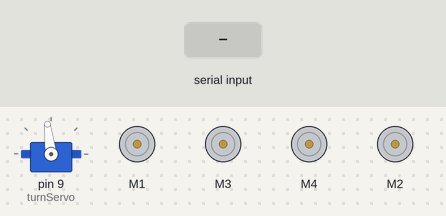
Bench run of a sketch on a simulated Arduino Uno, built with avr-gcc and run on an emulated ATmega328P. On the bench: servo, 4 × DC motor (green arrow = forward, orange = backward, longer = faster). The test bench sets the inputs (shaded band).

Above: at 1.2 s.
1.3 s: "w" received over the second serial link
At 2.4 s:
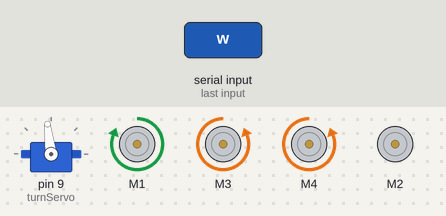
2.8 s: "a" received over the second serial link
At 3.6 s:
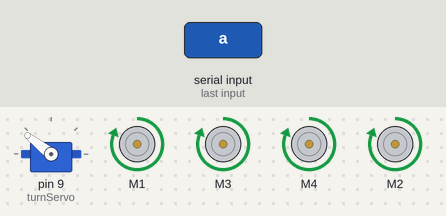
4.3 s: "s" received over the second serial link
At 4.7 s:
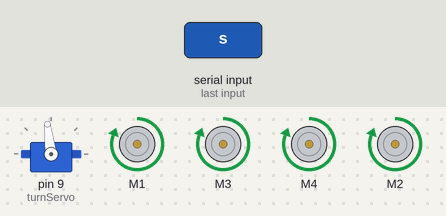
5.8 s: "d" received over the second serial link
At 7.0 s:
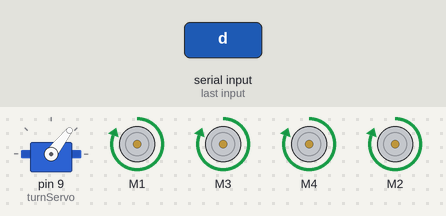
7.3 s: "q" received over the second serial link
At 8.2 s:
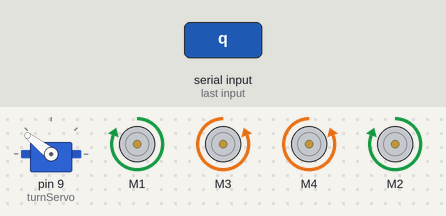
8.8 s: "e" received over the second serial link
At 9.3 s:
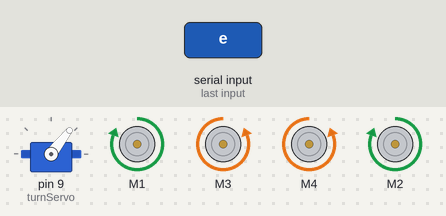
Timing chart, 0 to 11.3 s (numbered marks = the images above; inputs shaded):
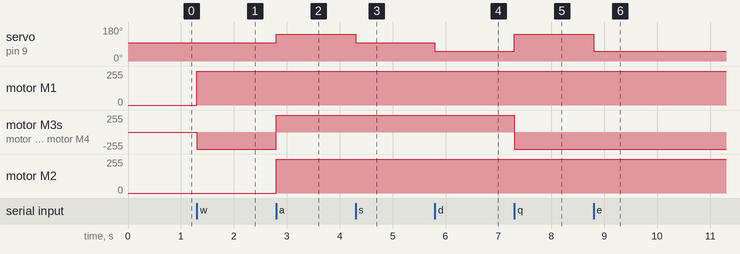

The sketch:

hackathon_arduino.ino
```cpp
#include <AFMotor.h>
#include <SoftwareSerial.h>
#include <Servo.h>

SoftwareSerial HC06(10, 11);
AF_DCMotor leftMotor(3);
AF_DCMotor rightMotor(4);
AF_DCMotor frontLights(1);
AF_DCMotor backLights(2);
Servo turnServo;
int midPos = 97;

void setup() {
  HC06.begin(9600);
  turnServo.attach(9);
  turnServo.write(midPos);
}

void loop() {

  if (HC06.available() > 0) {
    char receive = HC06.read();
    if (receive == 'w') {
      forward();
    }
    if (receive == 'a') {
      turnLeftBackward();
    }
    if (receive == 's') {
      backward();
    }
    if (receive == 'd') {
      turnRightBackward();
    }
    if (receive == 'q') {
      turnLeftForward();
    }
    if (receive == 'e') {
      turnRightForward();
    }
    if (receive == 'z') {
      kill();
    }
  }
}

void kill() {
  frontLights.run(RELEASE);
  backLights.run(RELEASE);
  leftMotor.run(RELEASE);
  rightMotor.run(RELEASE);
  turnServo.write(midPos);
}

void backward() {
  backLights.setSpeed(255);
  backLights.run(FORWARD);
  turnServo.write(midPos);
  leftMotor.setSpeed(255);
  rightMotor.setSpeed(255);
  rightMotor.run(FORWARD);
  leftMotor.run(FORWARD);
}

void forward() {
  frontLights.setSpeed(255);
  frontLights.run(FORWARD);
  turnServo.write(midPos);
  leftMotor.setSpeed(255);
  rightMotor.setSpeed(255);
  rightMotor.run(BACKWARD);
  leftMotor.run(BACKWARD);
}

void turnRightForward() {
  frontLights.setSpeed(255);
  frontLights.run(FORWARD);
  turnServo.write(midPos-45);
  leftMotor.setSpeed(255);
  rightMotor.setSpeed(255);
  rightMotor.run(BACKWARD);
  leftMotor.run(BACKWARD);
}
 void turnRightBackward() {
  backLights.setSpeed(255);
  backLights.run(FORWARD);
  turnServo.write(midPos-45);
  leftMotor.setSpeed(255);
  rightMotor.setSpeed(255);
  rightMotor.run(FORWARD);
  leftMotor.run(FORWARD);
 }

void turnLeftForward() {
  frontLights.setSpeed(255);
  frontLights.run(FORWARD);
  turnServo.write(midPos+45);
  leftMotor.setSpeed(255);
  rightMotor.setSpeed(255);
  rightMotor.run(BACKWARD);
  leftMotor.run(BACKWARD);
}

void turnLeftBackward() {
  backLights.setSpeed(255);
  backLights.run(FORWARD);
  turnServo.write(midPos+45);
  leftMotor.setSpeed(255);
  rightMotor.setSpeed(255);
  rightMotor.run(FORWARD);
  leftMotor.run(FORWARD);
}
```

Measured:
- after the input at 1.3 s, motor M1: stopped → forward 255/255 at once; motor M3, motor M4: stopped → backward 255/255 at once
- after the input at 2.8 s, servo on pin 9 (turnServo): 97° → 142° at once; motor M3, motor M4: backward 255/255 → forward 255/255 at once; motor M2: stopped → forward 255/255 at once
- after the input at 4.3 s, servo on pin 9 (turnServo): 142° → 97° at once
- after the input at 5.8 s, servo on pin 9 (turnServo): 97° → 52° at once
- after the input at 7.3 s, servo on pin 9 (turnServo): 52° → 142° at once; motor M3, motor M4: forward 255/255 → backward 255/255 at once
- after the input at 8.8 s, servo on pin 9 (turnServo): 142° → 52° at once
